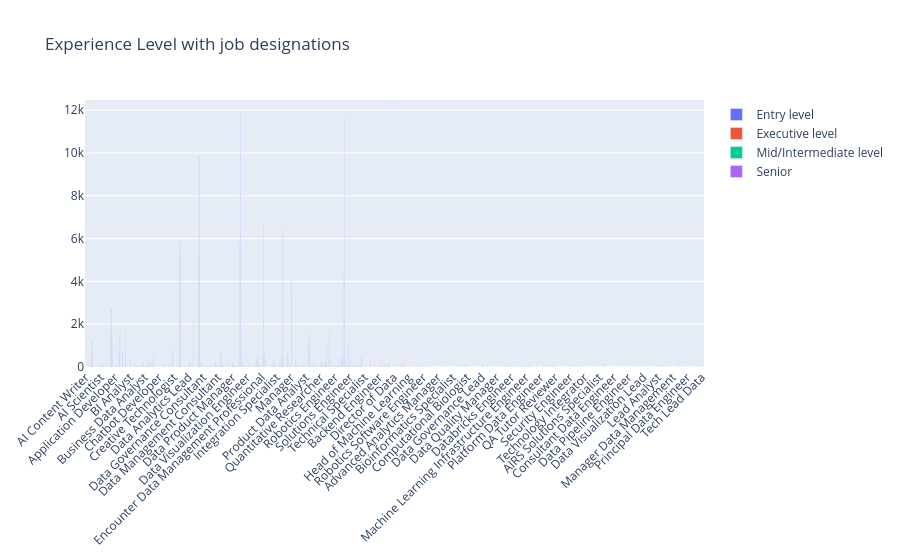

Notebook cell for this chart:
### Markdown cell above
### Other Visualizations

### Code cell
import plotly.graph_objects as go

exp_job = df.groupby(['experience_level','job_title']).size()


fig = go.Figure(data=[
    go.Bar(name = 'Entry level', x = exp_job['Entry level'].index, 
           y=exp_job['Entry level'].values, text = exp_job['Entry level'].values),
    go.Bar(name = 'Executive level', x = exp_job['Executive level'].index,
           y = exp_job['Executive level'].values, text = exp_job['Executive level'].values),
    go.Bar(name = 'Mid/Intermediate level', x = exp_job['Mid/Intermediate level'].index,
           y = exp_job['Mid/Intermediate level'].values, text = exp_job['Mid/Intermediate level'].values ),
    go.Bar(name = 'Senior', x = exp_job['Senior'].index,
           y = exp_job['Senior'].values, text = exp_job['Senior'].values)])

fig.update_layout(xaxis_tickangle = -45, title = 'Experience Level with job designations')
fig.show()

### Figure 1 — Plotly figure (JSON) as saved in the notebook; plotly's stock layout.template omitted (floating-point values rounded to 4 significant figures; data arrays with more than 128 entries replaced by an {"elided": "..."} marker saying what was removed)
{"data": [{"name": "Entry level", "text": {"elided": "194 float values"}, "type": "bar", "x": {"elided": "194 str values"}, "y": {"elided": "194 int values"}}, {"name": "Executive level", "text": [1.0, 2.0, 58.0, 1.0, 16.0, 2.0, 1.0, 192.0, 6.0, 78.0, 36.0, 2.0, 1.0, 2.0, 12.0, 28.0, 2.0, 1.0, 2.0, 2.0, 4.0, 10.0, 90.0, 2.0, 4.0, 14.0, 8.0, 9.0, 16.0, 110.0, 6.0, 16.0, 2.0, 577.0, 128.0, 6.0, 2.0, 4.0, 8.0, 6.0, 34.0, 4.0, 2.0, 22.0, 2.0, 22.0, 2.0, 4.0, 8.0, 8.0, 16.0, 4.0, 2.0, 285.0, 4.0, 2.0, 2.0, 2.0, 2.0, 2.0, 26.0, 616.0, 4.0, 2.0, 6.0, 1.0, 32.0, 28.0, 1.0, 382.0, 58.0, 84.0, 2.0, 12.0, 60.0, 8.0, 2.0, 309.0, 19.0, 4.0, 1.0, 76.0, 4.0, 132.0, 8.0, 8.0, 1.0, 42.0, 2.0, 2.0, 1.0, 2.0, 2.0, 30.0, 6.0, 4.0, 10.0, 46.0, 6.0, 4.0, 2.0, 3.0, 2.0, 2.0, 2.0, 10.0, 4.0, 4.0, 162.0, 4.0, 2.0, 14.0, 1.0, 6.0, 2.0, 4.0], "type": "bar", "x": ["AI Architect", "AI Developer", "AI Engineer", "AI Scientist", "AI Solution Director", "AI Specialist", "AI Tech Lead", "Account Executive", "Actuary", "Analyst", "Analytics Engineer", "Analytics Specialist", "Applied Machine Learning Engineer", "Architect", "Artificial Intelligence Engineer", "Associate", "Automation Engineer", "BI Data Analyst", "BI Developer", "Backend Engineer", "Bioinformatics Scientist", "Business Analyst", "Business Intelligence", "Business Intelligence Analyst", "Business Intelligence Developer", "Business Intelligence Engineer", "Cloud Engineer", "Consultant", "Data Analysis", "Data Analyst", "Data Analytics Manager", "Data Architect", "Data Developer", "Data Engineer", "Data Governance", "Data Governance Analyst", "Data Governance Manager", "Data Governance Specialist", "Data Integration Engineer", "Data Lead", "Data Management", "Data Management Lead", "Data Management Specialist", "Data Manager", "Data Modeler", "Data Operations", "Data Operations Engineer", "Data Operations Specialist", "Data Platform Engineer", "Data Product Manager", "Data Product Owner", "Data Quality Analyst", "Data Quality Specialist", "Data Scientist", "Data Specialist", "Data Strategist", "Data Visualization Analyst", "Data Visualization Designer", "Decision Scientist", "DevOps Engineer", "Developer", "Director", "Director of Artificial Intelligence", "Director of Business Intelligence", "Director of Data", "Director of Engineering", "Director of Machine Learning", "Director of Product Management", "ETL Engineer", "Engineer", "Enterprise Account Executive", "Executive", "Full Stack Developer", "Full Stack Engineer", "Head of AI", "Head of Applied AI", "Head of Business Intelligence", "Head of Data", "Head of Machine Learning", "Head of Marketing", "Lead Data Engineer", "Machine Learning Engineer", "Machine Learning Scientist", "Manager", "Master Data Management", "NLP Engineer", "People Data Analyst", "Platform Engineer", "Postdoctoral Research Fellow", "Power BI Developer", "Principal Data Scientist", "Principal Engineer", "Principal Researcher", "Product Manager", "Product Owner", "Python Developer", "Quant Options Trader", "Quantitative Analyst", "Quantitative Researcher", "Research Analyst", "Research Engineer", "Research Scientist", "Researcher", "Risk Analyst", "Robotics Software Engineer", "Software Developer", "Software Development Director", "Software Development Engineer", "Software Engineer", "Solution Engineer", "Solutions Architect", "Solutions Engineer", "Staff Data Analyst", "Statistician", "Systems Engineer", "Technical Lead"], "y": [1, 2, 58, 1, 16, 2, 1, 192, 6, 78, 36, 2, 1, 2, 12, 28, 2, 1, 2, 2, 4, 10, 90, 2, 4, 14, 8, 9, 16, 110, 6, 16, 2, 577, 128, 6, 2, 4, 8, 6, 34, 4, 2, 22, 2, 22, 2, 4, 8, 8, 16, 4, 2, 285, 4, 2, 2, 2, 2, 2, 26, 616, 4, 2, 6, 1, 32, 28, 1, 382, 58, 84, 2, 12, 60, 8, 2, 309, 19, 4, 1, 76, 4, 132, 8, 8, 1, 42, 2, 2, 1, 2, 2, 30, 6, 4, 10, 46, 6, 4, 2, 3, 2, 2, 2, 10, 4, 4, 162, 4, 2, 14, 1, 6, 2, 4]}, {"name": "Mid/Intermediate level", "text": {"elided": "293 float values"}, "type": "bar", "x": {"elided": "293 str values"}, "y": {"elided": "293 int values"}}, {"name": "Senior", "text": {"elided": "334 float values"}, "type": "bar", "x": {"elided": "334 str values"}, "y": {"elided": "334 int values"}}], "layout": {"title": {"text": "Experience Level with job designations"}, "xaxis": {"tickangle": -45}}}
